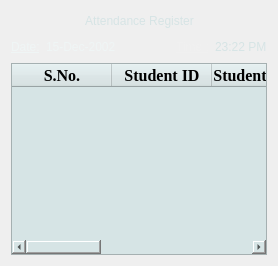
      <widget class="QWidget" name="ViewRecords">
       <layout class="QGridLayout" name="gridLayout_35">
        <item row="0" column="0">
         <layout class="QGridLayout" name="gridLayout_34">
          <item row="0" column="0">
           <layout class="QGridLayout" name="gridLayout_33">
            <item row="0" column="0" colspan="5">
             <layout class="QGridLayout" name="gridLayout_32">
              <item row="0" column="1">
               <widget class="QLabel" name="label_45">
                <property name="styleSheet">
                 <string notr="true">color: rgb(214, 228, 229);
font: 75 32pt &quot;Times New Roman&quot;;</string>
                </property>
                <property name="text">
                 <string>Attendance Register</string>
                </property>
                <property name="alignment">
                 <set>Qt::AlignCenter</set>
                </property>
               </widget>
              </item>
              <item row="0" column="2">
               <spacer name="horizontalSpacer_55">
                <property name="orientation">
                 <enum>Qt::Horizontal</enum>
                </property>
                <property name="sizeHint" stdset="0">
                 <size>
                  <width>40</width>
                  <height>20</height>
                 </size>
                </property>
               </spacer>
              </item>
              <item row="0" column="0">
               <spacer name="horizontalSpacer_38">
                <property name="orientation">
                 <enum>Qt::Horizontal</enum>
                </property>
                <property name="sizeHint" stdset="0">
                 <size>
                  <width>40</width>
                  <height>20</height>
                 </size>
                </property>
               </spacer>
              </item>
             </layout>
            </item>
            <item row="1" column="3">
             <widget class="QLabel" name="label_46">
              <property name="styleSheet">
               <string notr="true">font: 75 16pt &quot;Times New Roman&quot;;
text-decoration: underline;
font: 75 20pt &quot;Times New Roman&quot;;
color: rgb(240, 240, 240);
font: 75 18pt &quot;Times New Roman&quot;;</string>
              </property>
              <property name="text">
               <string>Time :</string>
              </property>
             </widget>
            </item>
            <item row="1" column="4">
             <widget class="QLabel" name="settime">
              <property name="styleSheet">
               <string notr="true">color: rgb(214, 228, 229);
font: 16pt &quot;Times New Roman&quot;;</string>
              </property>
              <property name="text">
               <string>23:22 PM</string>
              </property>
             </widget>
            </item>
            <item row="1" column="0">
             <widget class="QLabel" name="label_44">
              <property name="styleSheet">
               <string notr="true">font: 75 18pt &quot;Times New Roman&quot;;
text-decoration: underline;
color: rgb(239, 245, 245);</string>
              </property>
              <property name="text">
               <string>Date:</string>
              </property>
             </widget>
            </item>
            <item row="1" column="1">
             <widget class="QLabel" name="setdate">
              <property name="styleSheet">
               <string notr="true">color: rgb(239, 245, 245);
font: 14pt &quot;Times New Roman&quot;;</string>
              </property>
              <property name="text">
               <string>15-Dec-2002</string>
              </property>
             </widget>
            </item>
            <item row="1" column="2">
             <spacer name="horizontalSpacer_56">
              <property name="orientation">
               <enum>Qt::Horizontal</enum>
              </property>
              <property name="sizeHint" stdset="0">
               <size>
                <width>40</width>
                <height>20</height>
               </size>
              </property>
             </spacer>
            </item>
           </layout>
          </item>
          <item row="1" column="0">
           <widget class="QTableWidget" name="RegisterTable">
            <property name="styleSheet">
             <string notr="true">background-color: rgb(214, 228, 229);</string>
            </property>
            <column>
             <property name="text">
              <string>S.No.</string>
             </property>
             <property name="font">
              <font>
               <family>Times New Roman</family>
               <pointsize>12</pointsize>
               <weight>75</weight>
               <bold>true</bold>
              </font>
             </property>
            </column>
            <column>
             <property name="text">
              <string>Student ID</string>
             </property>
             <property name="font">
              <font>
               <family>Times New Roman</family>
               <pointsize>12</pointsize>
               <weight>75</weight>
               <bold>true</bold>
              </font>
             </property>
            </column>
            <column>
             <property name="text">
              <string>Student Name</string>
             </property>
             <property name="font">
              <font>
               <family>Times New Roman</family>
               <pointsize>12</pointsize>
               <weight>75</weight>
               <bold>true</bold>
              </font>
             </property>
            </column>
            <column>
             <property name="text">
              <string>Section</string>
             </property>
             <property name="font">
              <font>
               <family>Times New Roman</family>
               <pointsize>12</pointsize>
               <weight>75</weight>
               <bold>true</bold>
              </font>
             </property>
            </column>
            <column>
             <property name="text">
              <string>Time</string>
             </property>
             <property name="font">
              <font>
               <family>Times New Roman</family>
               <pointsize>12</pointsize>
               <weight>75</weight>
               <bold>true</bold>
              </font>
             </property>
            </column>
            <column>
             <property name="text">
              <string>Date</string>
             </property>
             <property name="font">
              <font>
               <family>Times New Roman</family>
               <pointsize>12</pointsize>
               <weight>75</weight>
               <bold>true</bold>
              </font>
             </property>
            </column>
           </widget>
          </item>
         </layout>
        </item>
       </layout>
      </widget>
